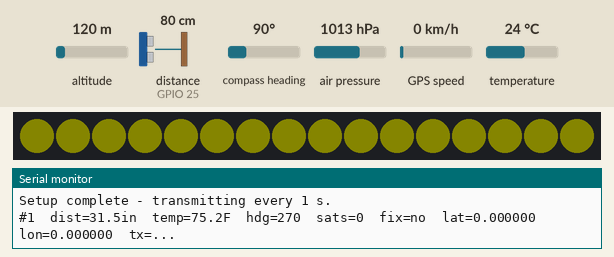
Bench run of a sketch on a simulated ESP32. Shown: 16 RGB LEDs in strip order, left to right, the last lines printed to the serial monitor. Wiring (inferred from the names in the program): ultrasonic range finder: trigger GPIO 32; echo GPIO 25; QMC5883L compass at I2C address 0x0D. Inputs (shaded band) come from the test bench; at power-on: distance to the obstacle (sensor on GPIO 25) 80 cm, altitude 120 m, compass heading 90°, air pressure 1013 hPa, GPS speed 0 km/h, temperature 24 °C. The echo pulse lasts 58.3 µs per cm; dim RGB values are drawn brighter than linear; the GPS gets a fix after 3 s at 37.7749, -122.4194 with 8 satellites.

Above: at 1.9 s.
2.0 s: distance to the obstacle (sensor on GPIO 25) set to 2 cm
At 3.2 s:
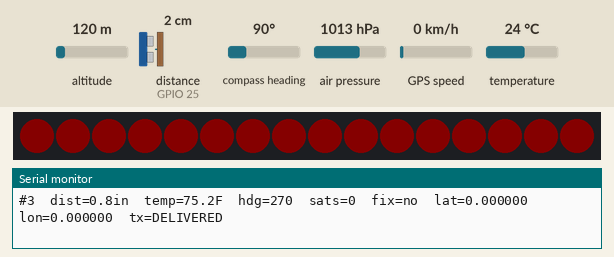
3.5 s: distance to the obstacle (sensor on GPIO 25) set to 120 cm
At 5.2 s:
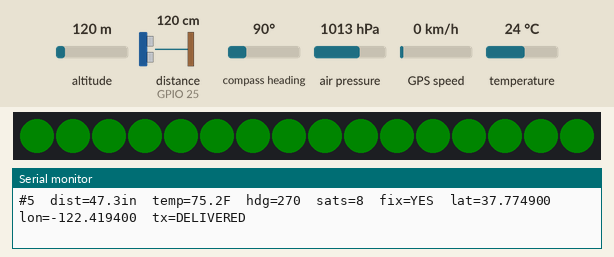
5.5 s: distance to the obstacle (sensor on GPIO 25) set to 4 cm
At 6.5 s:
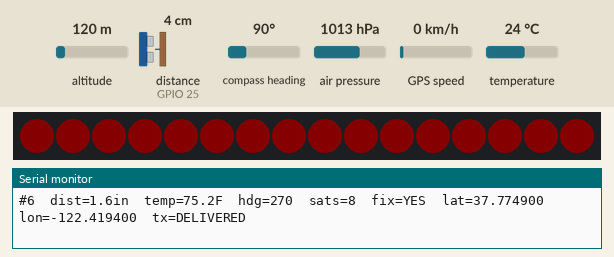
7.5 s: distance to the obstacle (sensor on GPIO 25) set to 60 cm
At 9.4 s:
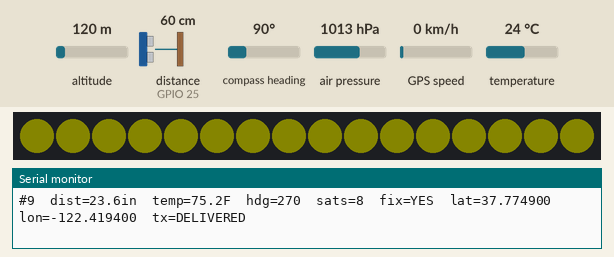
Timing chart, 0 to 10.9 s (numbered marks = the images above; inputs shaded):
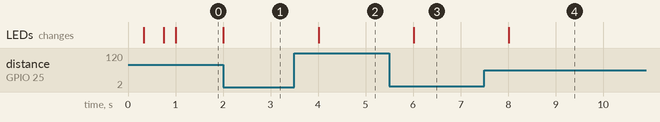

Measured:
- after the input at 2.0 s, the LEDs: change at once (image 1)
- after the input at 3.5 s, the LEDs: change after 0.52 s (image 2)
- after the input at 5.5 s, the LEDs: change after 0.51 s (image 3)
- after the input at 7.5 s, the LEDs: change after 0.52 s (image 4)

The sketch:

ESPNow_Sender_v4.ino
```cpp
/* =====================================================================
 * ESPNow_Sender_v4  --  Vehicle telemetry node
 * ---------------------------------------------------------------------
 * WHAT CHANGED FROM v3
 *   The GT-U7 GPS is replaced by an FK-A1 module (u-blox M10 receiver
 *   with a QMC5883L compass on the same little board). Two consequences:
 *     - The GPS serial port now runs at 38400 baud (the FK-A1 default;
 *       the GT-U7 used 9600).
 *     - We gain a real compass heading over I2C. The GPS "course" only
 *       works while the vehicle is MOVING; the compass knows which way
 *       the vehicle is FACING even when parked, so the dashboard arrow
 *       no longer freezes at stops.
 *
 * WHAT THIS BOARD DOES
 *   1. Reads four sensors:
 *        - HC-SR04 ultrasonic rangefinder   (distance to obstacle)
 *        - BMP280                           (temperature / pressure / altitude)
 *        - FK-A1 GPS (u-blox M10)           (position / speed / course)
 *        - QMC5883L compass (on the FK-A1)  (heading, works standing still)
 *   2. Drives 16 NeoPixel LEDs as a "proximity bar":
 *        GREEN  = clear (> 40 in)   YELLOW = caution (20-40 in)
 *        RED    = close (< 20 in)   DIM BLUE = no echo (sensor problem?)
 *   3. Packs everything into one SensorPacket and transmits it to the
 *      receiver board over ESP-NOW once per second.
 *
 * BOARD / IDE SETTINGS
 *   Board:  "ESP32 Dev Module"
 *   Core:   esp32 by Espressif Systems, v3.3.12 (3.3.0 or newer)
 *   Serial monitor: 115200 baud
 *
 * LIBRARIES (Library Manager)
 *   - Adafruit BMP280 Library (also installs Adafruit Unified Sensor)
 *   - Adafruit NeoPixel
 *   - TinyGPSPlus
 *   (The compass needs no library - we talk to it directly over I2C.)
 *
 * WIRING
 *   HC-SR04:  TRIG -> GPIO32,  ECHO -> GPIO25 *through a voltage divider*
 *             (ECHO is a 5 V signal; e.g. 1k from ECHO to GPIO25 and
 *              2k from GPIO25 to GND brings it down to ~3.3 V).
 *   BMP280:   SDA -> GPIO21, SCL -> GPIO22 (I2C, address 0x76 or 0x77)
 *   FK-A1:    6-pin connector, left to right: GND  5V  Rx  Tx  SCL  SDA
 *             GND -> GND,  5V -> 5V
 *             Tx  -> GPIO16 (module transmits, ESP32 receives)
 *             Rx  -> GPIO18 (ESP32 transmits, module receives)
 *             SCL -> GPIO22, SDA -> GPIO21  (compass shares the BMP280's
 *             I2C bus - three devices on two wires is what I2C is for)
 *             The UART is 3.3 V TTL, so NO voltage divider is needed.
 *   NeoPixel: DATA -> GPIO13, 16 LEDs
 *
 * BEFORE UPLOADING
 *   Flash ESPNow_Receiver_v4 first, open its serial monitor, copy the
 *   MAC address it prints, and paste it into PEER_MAC below.
 *
 * HOW TO TELL IT IS WORKING (serial monitor @115200)
 *   - Boot banner + a SELF-TEST report for every sensor.
 *   - One line per transmission showing the values that were sent and
 *     whether the receiver acknowledged the packet (DELIVERED / MISSED).
 *   - A link summary every 10 packets (delivery success rate).
 *   - Bonus hardware check: the FK-A1's blue PPS LED is solid on power
 *     and starts FLASHING once the GPS has a 3D fix.
 * ===================================================================== */

#include <WiFi.h>
#include <esp_now.h>
#include <esp_wifi.h>
#include <Wire.h>
#include <Adafruit_BMP280.h>
#include <Adafruit_NeoPixel.h>
#include <TinyGPSPlus.h>

// The ESP-NOW "sent" callback (onSent, below) changed shape in board
// package 3.3. On an older package the compiler gives a confusing type
// error, so stop early with a plain-English one instead.
#if ESP_ARDUINO_VERSION < ESP_ARDUINO_VERSION_VAL(3, 3, 0)
#error "Update the esp32 board package to 3.3.12: Tools > Board > Boards Manager"
#endif

// ============================== Pins =================================
#define TRIG_PIN    32   // HC-SR04 trigger (3.3 V output is fine)
#define ECHO_PIN    25   // HC-SR04 echo, MUST come through a divider
#define I2C_SDA     21   // BMP280 + QMC5883L data
#define I2C_SCL     22   // BMP280 + QMC5883L clock
#define GPS_RX_PIN  16   // ESP32 RX  <- FK-A1 Tx
#define GPS_TX_PIN  18   // ESP32 TX  -> FK-A1 Rx
#define LED_PIN     13   // NeoPixel data in (sender PCB routes it to IO13)

// ============================= Config ================================
#define NUM_LEDS          16    // full 16-LED strip
#define LED_BRIGHTNESS    8     // 0-255; keep low to save current
#define SEND_INTERVAL_MS  1000  // one packet per second
#define WIFI_CHANNEL      1     // MUST match ESPNow_Receiver_v4
#define STATS_EVERY_N     10    // print a link summary every N packets

#define GPS_BAUD          38400 // FK-A1 factory default (GT-U7 was 9600)

// Turn the vehicle so it faces a known direction (use a phone compass),
// compare with the Heading value on the dashboard, and put the
// difference here. Corrects for how the module is mounted on the chassis.
#define HEADING_OFFSET_DEG  0.0f

// Distance thresholds for the LED bar (inches)
#define DIST_GREEN_IN     40.0f
#define DIST_YELLOW_IN    20.0f

// Receiver MAC address - paste from the receiver's serial output.
uint8_t PEER_MAC[6] = { 0xFC, 0xB4, 0x67, 0xF1, 0xD4, 0xBC };

// ================= Data packet (MUST match receiver) =================
// Any change here must be mirrored byte-for-byte in ESPNow_Receiver_v4,
// otherwise the receiver will reject the packet as malformed.
#define PACKET_VERSION 4

// Bit positions for the .flags field
#define FLAG_SONAR_OK 0x01   // ultrasonic returned an echo this cycle
#define FLAG_BMP_OK   0x02   // BMP280 detected at boot
#define FLAG_GPS_FIX  0x04   // GPS has a valid position fix
#define FLAG_MAG_OK   0x08   // QMC5883L compass gave a reading this cycle

typedef struct __attribute__((packed)) {
  uint8_t  version;          // packet layout version (= PACKET_VERSION)
  uint8_t  flags;            // sensor health bits, see FLAG_* above
  uint16_t reserved;         // padding / future use, always 0
  uint32_t seq;              // packet counter, lets receiver spot drops
  uint32_t uptimeMs;         // sender millis(), proves sender is alive
  float    distanceInches;   // HC-SR04 range (0 when no echo)
  float    tempF;            // BMP280 temperature
  float    pressureAtm;      // BMP280 pressure
  float    bmpAltitudeFeet;  // BMP280 barometric altitude
  uint32_t satellites;       // GPS satellites in use
  double   latitude;         // GPS position (0 until first fix)
  double   longitude;
  float    speedMph;         // GPS ground speed
  float    gpsAltitudeFeet;  // GPS altitude
  float    courseDeg;        // GPS direction of TRAVEL, 0-360 (needs motion)
  float    headingDeg;       // compass direction the vehicle FACES, 0-360
} SensorPacket;

SensorPacket packet;

// ============================= Globals ===============================
Adafruit_BMP280   bmp;
Adafruit_NeoPixel strip(NUM_LEDS, LED_PIN, NEO_GRB + NEO_KHZ800);
TinyGPSPlus       gps;
HardwareSerial    GPSserial(2);          // UART2 for the FK-A1

bool          bmpOk        = false;
bool          magOk        = false;
unsigned long lastSend     = 0;
int           lastColorCat = -99;        // forces first LED write

// Delivery statistics (updated from the ESP-NOW send callback)
volatile uint32_t txDelivered = 0;       // receiver ACKed
volatile uint32_t txMissed    = 0;       // no ACK (receiver off / out of range)
volatile int8_t   lastTxOk    = -1;      // -1 unknown, 0 missed, 1 delivered

// ============================= Sensors ===============================

// Fire one ultrasonic ping. Returns distance in inches, or -1 if no
// echo came back within the ~5 m timeout (nothing in range, or wiring).
float readDistanceInches() {
  digitalWrite(TRIG_PIN, LOW);
  delayMicroseconds(2);
  digitalWrite(TRIG_PIN, HIGH);
  delayMicroseconds(10);
  digitalWrite(TRIG_PIN, LOW);

  unsigned long dur = pulseIn(ECHO_PIN, HIGH, 30000UL);  // 30 ms ~ 5 m
  if (dur == 0) return -1.0f;
  return dur / 148.0f;   // round-trip microseconds -> inches
}

// Copy BMP280 readings into the packet (zeros if the chip is absent).
void readBmp() {
  if (!bmpOk) {
    packet.tempF = packet.pressureAtm = packet.bmpAltitudeFeet = 0;
    return;
  }
  packet.tempF           = bmp.readTemperature() * 9.0f / 5.0f + 32.0f;
  packet.pressureAtm     = bmp.readPressure() / 101325.0f;         // Pa -> atm
  packet.bmpAltitudeFeet = bmp.readAltitude(1013.25f) * 3.28084f;  // m -> ft
}

// The GPS streams NMEA text continuously; feed every byte into the
// parser as often as possible so sentences are never truncated.
void feedGps() {
  while (GPSserial.available()) gps.encode(GPSserial.read());
}

// Copy the latest parsed GPS values into the packet.
void readGps() {
  bool fix = gps.location.isValid();
  packet.satellites      = gps.satellites.isValid() ? gps.satellites.value() : 0;
  packet.latitude        = fix ? gps.location.lat() : 0.0;
  packet.longitude       = fix ? gps.location.lng() : 0.0;
  packet.speedMph        = gps.speed.isValid()  ? gps.speed.mph()   : 0.0f;
  packet.gpsAltitudeFeet = gps.altitude.isValid() ? gps.altitude.feet() : 0.0f;
  packet.courseDeg       = gps.course.isValid() ? gps.course.deg()  : 0.0f;
  if (fix) packet.flags |= FLAG_GPS_FIX;
}

// ================= QMC5883L compass (no library) =====================
// The compass measures the Earth's magnetic field along its X, Y and Z
// axes. With the module lying flat, the angle of the field in the X-Y
// plane IS the compass heading. We talk to the chip with plain I2C
// register reads/writes - a nice peek at what libraries do under the hood.
#define QMC_ADDR        0x0D   // fixed I2C address
#define QMC_REG_DATA    0x00   // X lo, X hi, Y lo, Y hi, Z lo, Z hi
#define QMC_REG_STATUS  0x06   // bit0 = data ready
#define QMC_REG_CTRL1   0x09   // mode / data rate / range / oversampling
#define QMC_REG_CTRL2   0x0A   // 0x80 = soft reset
#define QMC_REG_PERIOD  0x0B   // set/reset period, datasheet says write 1

bool qmcWrite(uint8_t reg, uint8_t val) {
  Wire.beginTransmission(QMC_ADDR);
  Wire.write(reg);
  Wire.write(val);
  return Wire.endTransmission() == 0;
}

// Returns true if the chip answered on the bus and was configured.
bool qmcBegin() {
  if (!qmcWrite(QMC_REG_CTRL2, 0x80)) return false;  // soft reset
  delay(10);
  qmcWrite(QMC_REG_PERIOD, 0x01);
  // CTRL1 0x05 = oversample x512, range +/-2 gauss, 50 Hz, continuous mode
  return qmcWrite(QMC_REG_CTRL1, 0x05);
}

// Latest heading in degrees 0-360 (0 = magnetic north), or -1 on error.
// Assumes the module sits flat; tilting the vehicle tilts the reading.
float readHeadingDeg() {
  if (!magOk) return -1.0f;

  Wire.beginTransmission(QMC_ADDR);
  Wire.write(QMC_REG_DATA);
  if (Wire.endTransmission(false) != 0) return -1.0f;
  if (Wire.requestFrom((uint8_t)QMC_ADDR, (uint8_t)6) != 6) return -1.0f;

  // Low byte first. One read per statement: in "Wire.read() | Wire.read() << 8"
  // C++ does not promise which read happens first, so the bytes could swap.
  uint8_t xl = Wire.read(), xh = Wire.read();
  uint8_t yl = Wire.read(), yh = Wire.read();
  Wire.read(); Wire.read();                       // Z: read but unused
  int16_t x = (int16_t)(xl | (xh << 8));
  int16_t y = (int16_t)(yl | (yh << 8));

  // The FK-A1 carries the compass chip on its underside, so with the
  // antenna facing the sky the chip is upside down and sees the world
  // mirrored - turning clockwise would make the heading go DOWN. Negating
  // Y un-mirrors it. (HEADING_OFFSET_DEG fixes a rotation, never a mirror.
  // If the module is ever mounted antenna-DOWN, use +y here instead.)
  //
  // atan2 gives the field angle in radians; convert to 0-360 compass
  // degrees and apply the mounting correction. (This is MAGNETIC north;
  // true north differs by your local declination, ~11 deg E in San Diego -
  // fine to ignore for finding a target on a soccer field.)
  float deg = atan2f(-(float)y, (float)x) * 180.0f / PI + HEADING_OFFSET_DEG;
  while (deg < 0)      deg += 360.0f;
  while (deg >= 360.0f) deg -= 360.0f;
  return deg;
}

// =============================== LEDs ================================
// Category: 0 green (clear), 1 yellow (caution), 2 red (close),
//           -1 no echo -> dim blue so the team can SEE a sensor problem.
int colorCategory(float inches) {
  if (inches < 0)               return -1;
  if (inches > DIST_GREEN_IN)   return 0;
  if (inches >= DIST_YELLOW_IN) return 1;
  return 2;
}

void updateLeds(float inches) {
  int cat = colorCategory(inches);
  if (cat == lastColorCat) return;   // no change -> skip the strip write
  lastColorCat = cat;

  uint32_t color;
  switch (cat) {
    case 0:  color = strip.Color(0, 255, 0);    break;  // green: clear
    case 1:  color = strip.Color(255, 255, 0);  break;  // yellow: caution
    case 2:  color = strip.Color(255, 0, 0);    break;  // red: close
    default: color = strip.Color(0, 0, 40);     break;  // dim blue: no echo
  }
  for (int i = 0; i < NUM_LEDS; i++) strip.setPixelColor(i, color);
  strip.show();
}

// ============================= ESP-NOW ===============================
// Called by the WiFi stack after every transmission. "SUCCESS" means the
// receiver's radio acknowledged the frame - a real end-to-end check.
// (Board package 3.3+ signature: the first parameter describes the
//  transmission. Before 3.3 it was just the receiver's MAC address.)
void onSent(const esp_now_send_info_t *info, esp_now_send_status_t status) {
  if (status == ESP_NOW_SEND_SUCCESS) { txDelivered++; lastTxOk = 1; }
  else                                { txMissed++;    lastTxOk = 0; }
}

// ============================ Self-test ==============================
// Runs once at boot and prints a PASS/FAIL line per subsystem so the
// team can verify wiring before the vehicle drives away.
void runSelfTest() {
  Serial.println(F("---- SELF-TEST ----"));

  // BMP280: did it answer on I2C?
  Serial.print(F("[BMP280 ]  "));
  Serial.println(bmpOk ? F("PASS  (found on I2C)")
                       : F("FAIL  (check SDA=21 SCL=22, addr 0x76/0x77)"));

  // QMC5883L: did the compass answer on the same I2C bus?
  Serial.print(F("[COMPASS]  "));
  if (magOk) {
    float h = readHeadingDeg();
    if (h >= 0) { Serial.print(F("PASS  (heading ")); Serial.print(h, 0); Serial.println(F(" deg)")); }
    else          Serial.println(F("WARN  (found, but no reading yet)"));
  } else {
    Serial.println(F("FAIL  (no answer at 0x0D - check FK-A1 SCL->22 SDA->21)"));
  }

  // HC-SR04: fire one ping and see if anything echoes.
  float d = readDistanceInches();
  Serial.print(F("[HC-SR04]  "));
  if (d > 0) { Serial.print(F("PASS  (echo at ")); Serial.print(d, 1); Serial.println(F(" in)")); }
  else         Serial.println(F("WARN  (no echo - clear path >5m, or check TRIG=32 ECHO=25 divider)"));

  // FK-A1 GPS: is ANY serial data arriving? (A fix can take ~30 s or more
  // outdoors, so we only test that the wire is alive here. Tip: the
  // module's blue PPS LED flashes once it has a 3D fix.)
  Serial.print(F("[FK-A1  ]  "));
  unsigned long t0 = millis();
  bool gpsBytes = false;
  while (millis() - t0 < 1500) {
    if (GPSserial.available()) { gpsBytes = true; break; }
  }
  Serial.println(gpsBytes ? F("PASS  (NMEA data flowing; fix may take ~30 s outdoors)")
                          : F("FAIL  (no data - check FK-A1 Tx->GPIO16, power, 38400 baud)"));

  // NeoPixels: brief white flash proves data line + power.
  Serial.println(F("[LEDs   ]  flashing white - confirm visually"));
  for (int i = 0; i < NUM_LEDS; i++) strip.setPixelColor(i, strip.Color(40, 40, 40));
  strip.show();
  delay(400);
  strip.clear();
  strip.show();

  Serial.println(F("-------------------"));
}

// ============================== Setup ================================
void setup() {
  Serial.begin(115200);
  delay(300);
  Serial.println();
  Serial.println(F("================================="));
  Serial.println(F(" ESPNow_Sender_v4  (vehicle node)"));
  Serial.println(F("================================="));

  // --- GPIO / buses ---
  pinMode(TRIG_PIN, OUTPUT);
  pinMode(ECHO_PIN, INPUT);
  Wire.begin(I2C_SDA, I2C_SCL);
  bmpOk = bmp.begin(0x76) || bmp.begin(0x77);
  magOk = qmcBegin();
  strip.begin();
  strip.setBrightness(LED_BRIGHTNESS);
  strip.clear();
  strip.show();
  GPSserial.begin(GPS_BAUD, SERIAL_8N1, GPS_RX_PIN, GPS_TX_PIN);

  runSelfTest();

  // --- Radio: station mode, no AP, fixed channel shared with receiver ---
  WiFi.mode(WIFI_STA);
  WiFi.disconnect();
  esp_wifi_set_channel(WIFI_CHANNEL, WIFI_SECOND_CHAN_NONE);
  WiFi.setTxPower(WIFI_POWER_8_5dBm);   // lower power draw and RF noise

  Serial.print(F("This sender's MAC:  "));
  Serial.println(WiFi.macAddress());
  Serial.print(F("Sending to peer:    "));
  char macStr[18];
  sprintf(macStr, "%02X:%02X:%02X:%02X:%02X:%02X",
          PEER_MAC[0], PEER_MAC[1], PEER_MAC[2],
          PEER_MAC[3], PEER_MAC[4], PEER_MAC[5]);
  Serial.println(macStr);

  if (esp_now_init() != ESP_OK) {
    Serial.println(F("FATAL: ESP-NOW init failed - resetting in 5 s."));
    delay(5000);
    ESP.restart();
  }
  esp_now_register_send_cb(onSent);

  esp_now_peer_info_t peer = {};
  memcpy(peer.peer_addr, PEER_MAC, 6);
  peer.channel = WIFI_CHANNEL;
  peer.encrypt = false;
  if (esp_now_add_peer(&peer) != ESP_OK) {
    Serial.println(F("FATAL: could not add peer - check PEER_MAC."));
  }

  packet.version = PACKET_VERSION;
  Serial.println(F("Setup complete - transmitting every 1 s."));
}

// =============================== Loop ================================
void loop() {
  feedGps();   // keep the NMEA parser fed between transmissions

  if (millis() - lastSend < SEND_INTERVAL_MS) return;
  lastSend = millis();

  // ---- Gather one snapshot of every sensor ----
  packet.flags = 0;
  float inches = readDistanceInches();
  if (inches >= 0) packet.flags |= FLAG_SONAR_OK;
  packet.distanceInches = (inches < 0) ? 0.0f : inches;
  if (bmpOk) packet.flags |= FLAG_BMP_OK;
  readBmp();
  readGps();
  float heading = readHeadingDeg();
  if (heading >= 0) packet.flags |= FLAG_MAG_OK;
  packet.headingDeg = (heading < 0) ? 0.0f : heading;
  updateLeds(inches);

  packet.seq++;
  packet.uptimeMs = millis();

  // ---- Transmit ----
  esp_err_t err = esp_now_send(PEER_MAC, (uint8_t *)&packet, sizeof(packet));

  // ---- One human-readable status line per packet ----
  // (lastTxOk reflects the PREVIOUS packet's ACK; the callback for this
  //  one usually arrives a few ms after esp_now_send returns.)
  Serial.print(F("#"));            Serial.print(packet.seq);
  Serial.print(F("  dist="));      Serial.print(packet.distanceInches, 1);
  Serial.print(F("in  temp="));    Serial.print(packet.tempF, 1);
  Serial.print(F("F  hdg="));      Serial.print(packet.headingDeg, 0);
  Serial.print(F("  sats="));      Serial.print(packet.satellites);
  Serial.print(F("  fix="));       Serial.print((packet.flags & FLAG_GPS_FIX) ? F("YES") : F("no"));
  Serial.print(F("  lat="));       Serial.print(packet.latitude, 6);
  Serial.print(F("  lon="));       Serial.print(packet.longitude, 6);
  Serial.print(F("  tx="));
  if      (err != ESP_OK)  Serial.println(F("QUEUE-FAIL"));
  else if (lastTxOk == 1)  Serial.println(F("DELIVERED"));
  else if (lastTxOk == 0)  Serial.println(F("MISSED (receiver on? in range? same channel?)"));
  else                     Serial.println(F("..."));

  // ---- Link summary every N packets ----
  if (packet.seq % STATS_EVERY_N == 0) {
    uint32_t total = txDelivered + txMissed;
    Serial.print(F("LINK: "));
    Serial.print(txDelivered); Serial.print(F("/")); Serial.print(total);
    Serial.print(F(" delivered ("));
    Serial.print(total ? (100.0f * txDelivered / total) : 0.0f, 0);
    Serial.println(F("%)"));
  }
}
```
